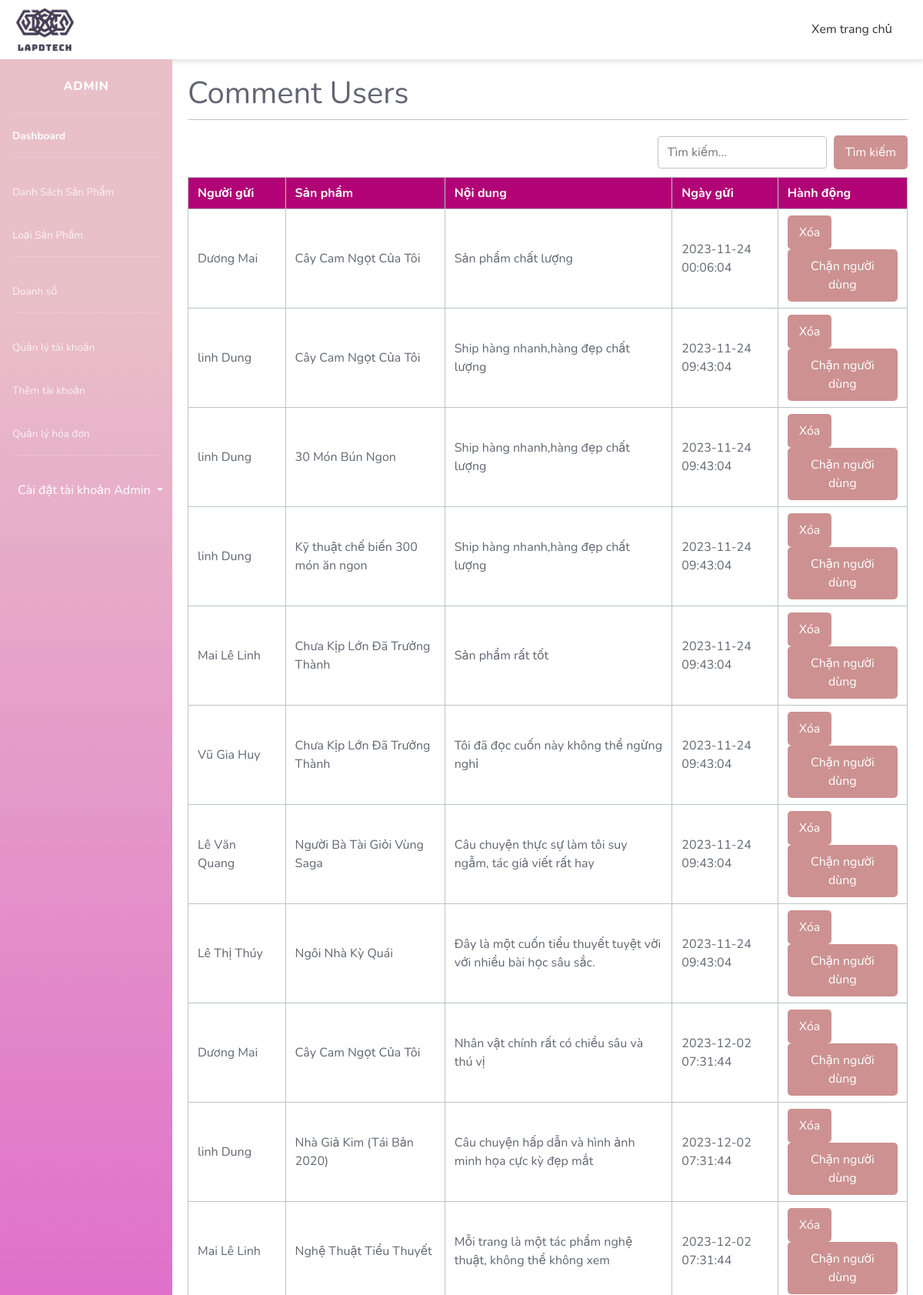
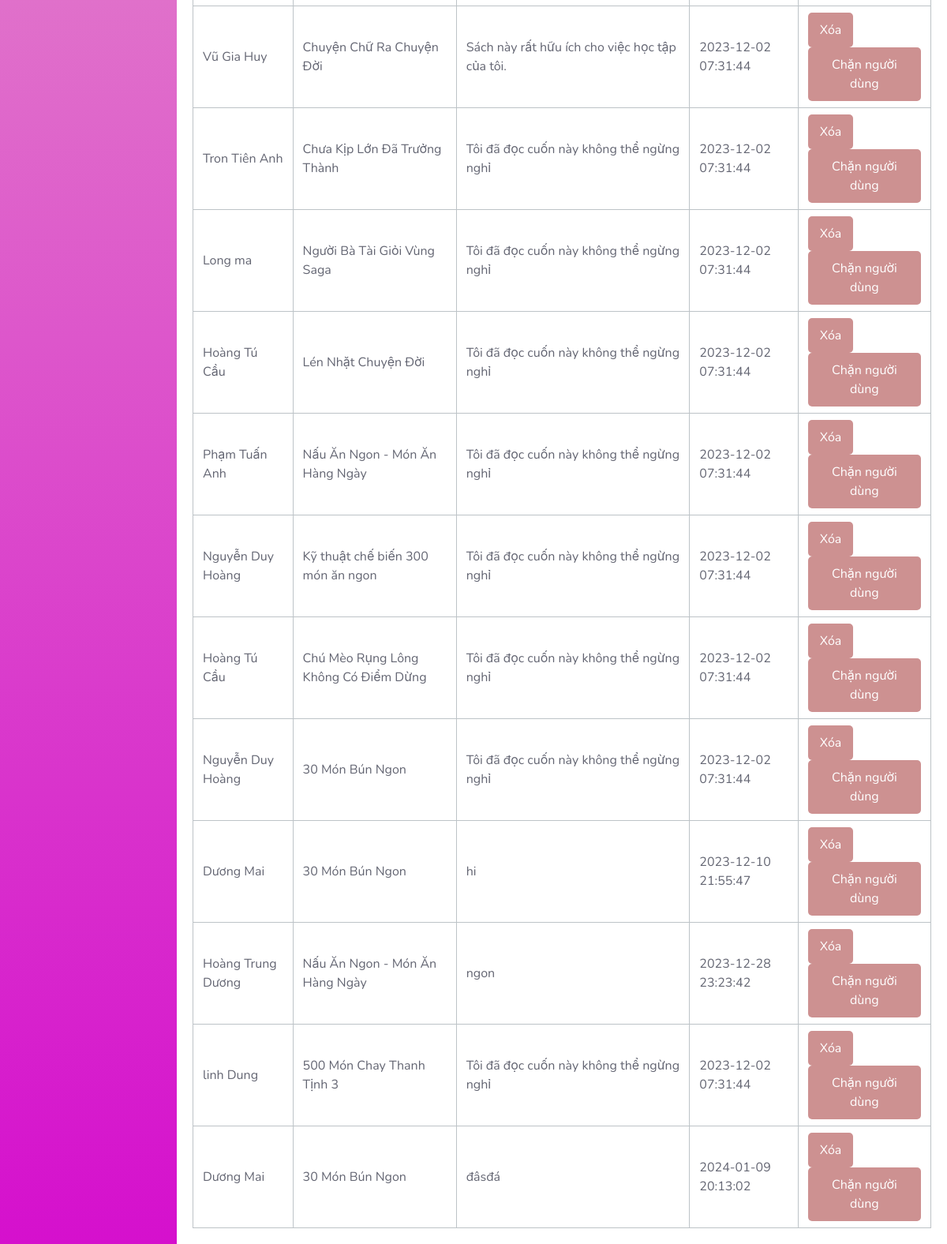
/admin/index.php?act=showcomment (signed in), run on the app's committed database (2 pictures, top to bottom).
### tables this page shows
CREATE TABLE `comment` (
  `cmt_id` int(11) NOT NULL,
  `acc_id` int(11) NOT NULL,
  `product_id` int(11) NOT NULL,
  `content` varchar(255) NOT NULL,
  `date` datetime NOT NULL
);

CREATE TABLE `account` (
  `acc_id` int(11) NOT NULL,
  `acc_user` varchar(255) NOT NULL,
  `acc_pass` varchar(255) NOT NULL,
  `acc_email` varchar(255) NOT NULL,
  `acc_name` varchar(255) NOT NULL,
  `acc_address` varchar(255) NOT NULL,
  `acc_tel` varchar(255) NOT NULL,
  `role` int(11) NOT NULL
);

CREATE TABLE `product` (
  `product_id` int(11) NOT NULL,
  `product_name` varchar(255) NOT NULL,
  `product_priceoriginal_price` varchar(11) NOT NULL,
  `product_sale_price` varchar(50) NOT NULL,
  `product_img` varchar(255) NOT NULL,
  `product_img_last` varchar(255) NOT NULL,
  `product_content` varchar(255) NOT NULL,
  `product_quantity` int(11) NOT NULL,
  `product_view` int(20) NOT NULL,
  `genre_id` int(11) NOT NULL
);

### admin/Model/pdo.php (called while the page is built, shortened)
<?php
function pdo_get_connection(){
    $servername = "localhost";
    $username = "root";
    $password = "";
    try {
        $conn = new PDO("mysql:host=$servername;dbname=book", $username, $password);
        $conn->setAttribute(PDO::ATTR_ERRMODE, PDO::ERRMODE_EXCEPTION);
        return $conn;
    } catch(PDOException $e) {
        echo "Connection failed: " . $e->getMessage();
    }
}
function pdo_query($sql){
    $sql_args=array_slice(func_get_args(),1);
    try{
        $conn=pdo_get_connection();
        $stmt=$conn->prepare($sql);
        $stmt->execute($sql_args);
        $rows=$stmt->fetchAll();
        return $rows;
    }
    catch(PDOException $e){
        throw $e;
    }
    finally{
        unset($conn);
    }
}
?>

### admin/Model/comment.php (called while the page is built, shortened)
<?php
function loadall_comment(){
    $sql = "SELECT c.cmt_id, a.acc_name, m.product_name,c.content, c.date
    FROM comment c
    JOIN account a ON c.acc_id = a.acc_id
    JOIN product m ON c.product_id = m.product_id
    ";
    $result = pdo_query($sql);
    return $result;
}
?>

### admin/Account/comment_account.php (the view, shortened to what this page needs)
<div class="admin-content">
        <h1>Comment Users</h1>
        <div class="search-container">
            <input type="text" placeholder="Tìm kiếm..." class="search-input">
            <button class="search-btn">Tìm kiếm</button>
        </div>
        <table>
            <thead>
                <tr>
                    <th>Người gửi</th>
                    <th>Sản phẩm</th>
                    <th>Nội dung</th>
                    <th>Ngày gửi</th>
                    <th>Hành động</th>
                </tr>
            </thead>
            <tbody>
            <?php
            foreach ($listcomment as $comment) {
                extract($comment);
                $xoatk = "index.php?act=xoacomment&id=" . $cmt_id;
                $nutblock = "index.php?act=block&acc_id=".$acc_id;
                echo '<tr>
                        <td>' . $acc_name . '</td>
                        <td>' . $product_name . '</td>
                        <td>' . $content . '</td>
                        <td>' . $date . '</td>
                        <td>
                            <a href="' . $xoatk . '"><button class="submit-btn">Xóa</button></a>
                            <a href="' . $nutblock . '"><button class="submit-btn">Chặn người dùng</button></a>
                        </td>
                    </tr>';
            }
            ?>
            </tbody>
        </table>
    </div>

### admin/css/style.css (style rules this page uses)
.admin-content { padding: 20px; flex: auto; }
.admin-content h1 { border-bottom: 1px solid #bdc3c7; padding-bottom: 10px; margin-bottom: 20px; }
.search-container { text-align: right; margin-bottom: 10px; }
.search-input { padding: 8px 12px; margin-right: 5px; border: 1px solid #bdc3c7; border-radius: 4px; }
.search-btn { padding: 10px 15px; background-color: #cd9191; color: #fff; border: none; border-radius: 5px; cursor: pointer; }
table { width: 100%; border-collapse: collapse; }
table, th, td { border: 1px solid #bdc3c7; }
th, td { padding: 8px 12px; text-align: left; }
th { background-color: #b10375; color: #ffffff; }
.submit-btn, .add-btn, .delete-btn, .edit-btn { padding: 10px 15px; background-color:#cd9191; color: #fff; border: none; border-radius: 5px; cursor: pointer; }

### data on the page
comment: acc.acc_name "Dương Mai", product.product_name "Cây Cam Ngọt Của Tôi", content "Sản phẩm chất lượng", date "2023-11-24 00:06:04"
comment: acc.acc_name "linh Dung", product.product_name "Cây Cam Ngọt Của Tôi", content "Ship hàng nhanh,hàng đẹp chất lượng", date "2023-11-24 09:43:04"
comment: acc.acc_name "linh Dung", product.product_name "30 Món Bún Ngon", content "Ship hàng nhanh,hàng đẹp chất lượng", date "2023-11-24 09:43:04"
comment: acc.acc_name "linh Dung", product.product_name "Kỹ thuật chế biến 300 món ăn ngon", content "Ship hàng nhanh,hàng đẹp chất lượng", date "2023-11-24 09:43:04"
comment: acc.acc_name "Mai Lê Linh", product.product_name "Chưa Kịp Lớn Đã Trưởng Thành", content "Sản phẩm rất tốt", date "2023-11-24 09:43:04"
comment: acc.acc_name "Vũ Gia Huy", product.product_name "Chưa Kịp Lớn Đã Trưởng Thành", content "Tôi đã đọc cuốn này không thể ngừng nghỉ", date "2023-11-24 09:43:04"
comment: acc.acc_name "Lê Văn Quang", product.product_name "Người Bà Tài Giỏi Vùng Saga", content "Câu chuyện thực sự làm tôi suy ngẫm, tác giả viết rất hay", date "2023-11-24 09:43:04"
comment: acc.acc_name "Lê Thị Thúy", product.product_name "Ngôi Nhà Kỳ Quái", content "Đây là một cuốn tiểu thuyết tuyệt vời với nhiều bài học sâu sắc.", date "2023-11-24 09:43:04"
comment: acc.acc_name "Dương Mai", product.product_name "Cây Cam Ngọt Của Tôi", content "Nhân vật chính rất có chiều sâu và thú vị", date "2023-12-02 07:31:44"
comment: acc.acc_name "linh Dung", product.product_name "Nhà Giả Kim (Tái Bản 2020)", content "Câu chuyện hấp dẫn và hình ảnh minh họa cực kỳ đẹp mắt", date "2023-12-02 07:31:44"
comment: acc.acc_name "Mai Lê Linh", product.product_name "Nghệ Thuật Tiểu Thuyết", content "Mỗi trang là một tác phẩm nghệ thuật, không thể không xem", date "2023-12-02 07:31:44"
comment: acc.acc_name "Vũ Gia Huy", product.product_name "Chuyện Chữ Ra Chuyện Đời", content "Sách này rất hữu ích cho việc học tập của tôi.", date "2023-12-02 07:31:44"
comment: acc.acc_name "Tron Tiên Anh", product.product_name "Chưa Kịp Lớn Đã Trưởng Thành", content "Tôi đã đọc cuốn này không thể ngừng nghỉ", date "2023-12-02 07:31:44"
comment: acc.acc_name "Long ma", product.product_name "Người Bà Tài Giỏi Vùng Saga", content "Tôi đã đọc cuốn này không thể ngừng nghỉ", date "2023-12-02 07:31:44"
comment: acc.acc_name "Hoàng Tú Cầu", product.product_name "Lén Nhặt Chuyện Đời", content "Tôi đã đọc cuốn này không thể ngừng nghỉ", date "2023-12-02 07:31:44"
comment: acc.acc_name "Phạm Tuấn Anh", product.product_name "Nấu Ăn Ngon - Món Ăn Hàng Ngày", content "Tôi đã đọc cuốn này không thể ngừng nghỉ", date "2023-12-02 07:31:44"
comment: acc.acc_name "Nguyễn Duy Hoàng", product.product_name "Kỹ thuật chế biến 300 món ăn ngon", content "Tôi đã đọc cuốn này không thể ngừng nghỉ", date "2023-12-02 07:31:44"
comment: acc.acc_name "Hoàng Tú Cầu", product.product_name "Chú Mèo Rụng Lông Không Có Điểm Dừng", content "Tôi đã đọc cuốn này không thể ngừng nghỉ", date "2023-12-02 07:31:44"
comment: acc.acc_name "Nguyễn Duy Hoàng", product.product_name "30 Món Bún Ngon", content "Tôi đã đọc cuốn này không thể ngừng nghỉ", date "2023-12-02 07:31:44"
comment: acc.acc_name "Dương Mai", product.product_name "30 Món Bún Ngon", content "hi", date "2023-12-10 21:55:47"
comment: acc.acc_name "Hoàng Trung Dương", product.product_name "Nấu Ăn Ngon - Món Ăn Hàng Ngày", content "ngon", date "2023-12-28 23:23:42"
comment: acc.acc_name "linh Dung", product.product_name "500 Món Chay Thanh Tịnh 3", content "Tôi đã đọc cuốn này không thể ngừng nghỉ", date "2023-12-02 07:31:44"
comment: acc.acc_name "Dương Mai", product.product_name "30 Món Bún Ngon", content "đâsđá", date "2024-01-09 20:13:02"
